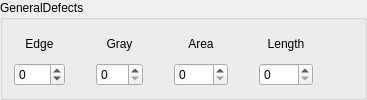
    <widget class="QGroupBox" name="groupBox">
     <property name="title">
      <string>GeneralDefects</string>
     </property>
     <layout class="QHBoxLayout" name="horizontalLayout_10">
      <item>
       <layout class="QVBoxLayout" name="verticalLayout">
        <item>
         <widget class="QLabel" name="label">
          <property name="text">
           <string>Edge</string>
          </property>
          <property name="alignment">
           <set>Qt::AlignCenter</set>
          </property>
         </widget>
        </item>
        <item>
         <widget class="QSpinBox" name="spinEdge">
          <property name="contextMenuPolicy">
           <enum>Qt::NoContextMenu</enum>
          </property>
          <property name="minimum">
           <number>-255</number>
          </property>
          <property name="maximum">
           <number>255</number>
          </property>
          <property name="value">
           <number>0</number>
          </property>
         </widget>
        </item>
       </layout>
      </item>
      <item>
       <spacer name="horizontalSpacer_3">
        <property name="orientation">
         <enum>Qt::Horizontal</enum>
        </property>
        <property name="sizeType">
         <enum>QSizePolicy::Fixed</enum>
        </property>
        <property name="sizeHint" stdset="0">
         <size>
          <width>25</width>
          <height>20</height>
         </size>
        </property>
       </spacer>
      </item>
      <item>
       <layout class="QVBoxLayout" name="verticalLayout_2">
        <item>
         <widget class="QLabel" name="label_3">
          <property name="text">
           <string>Gray</string>
          </property>
          <property name="alignment">
           <set>Qt::AlignCenter</set>
          </property>
         </widget>
        </item>
        <item>
         <widget class="QSpinBox" name="spinGray">
          <property name="contextMenuPolicy">
           <enum>Qt::NoContextMenu</enum>
          </property>
          <property name="maximum">
           <number>255</number>
          </property>
         </widget>
        </item>
       </layout>
      </item>
      <item>
       <spacer name="horizontalSpacer">
        <property name="orientation">
         <enum>Qt::Horizontal</enum>
        </property>
        <property name="sizeType">
         <enum>QSizePolicy::Fixed</enum>
        </property>
        <property name="sizeHint" stdset="0">
         <size>
          <width>25</width>
          <height>20</height>
         </size>
        </property>
       </spacer>
      </item>
      <item>
       <layout class="QVBoxLayout" name="verticalLayout_3">
        <item>
         <widget class="QLabel" name="label_6">
          <property name="text">
           <string>Area</string>
          </property>
          <property name="alignment">
           <set>Qt::AlignCenter</set>
          </property>
         </widget>
        </item>
        <item>
         <widget class="QSpinBox" name="spinArea">
          <property name="contextMenuPolicy">
           <enum>Qt::NoContextMenu</enum>
          </property>
          <property name="maximum">
           <number>9999</number>
          </property>
         </widget>
        </item>
       </layout>
      </item>
      <item>
       <spacer name="horizontalSpacer_4">
        <property name="orientation">
         <enum>Qt::Horizontal</enum>
        </property>
        <property name="sizeType">
         <enum>QSizePolicy::Fixed</enum>
        </property>
        <property name="sizeHint" stdset="0">
         <size>
          <width>25</width>
          <height>20</height>
         </size>
        </property>
       </spacer>
      </item>
      <item>
       <layout class="QVBoxLayout" name="verticalLayout_4">
        <item>
         <widget class="QLabel" name="label_5">
          <property name="text">
           <string>Length</string>
          </property>
          <property name="alignment">
           <set>Qt::AlignCenter</set>
          </property>
         </widget>
        </item>
        <item>
         <widget class="QSpinBox" name="spinLength">
          <property name="contextMenuPolicy">
           <enum>Qt::NoContextMenu</enum>
          </property>
          <property name="maximum">
           <number>9999</number>
          </property>
         </widget>
        </item>
       </layout>
      </item>
      <item>
       <spacer name="horizontalSpacer_2">
        <property name="orientation">
         <enum>Qt::Horizontal</enum>
        </property>
        <property name="sizeHint" stdset="0">
         <size>
          <width>40</width>
          <height>20</height>
         </size>
        </property>
       </spacer>
      </item>
     </layout>
    </widget>
